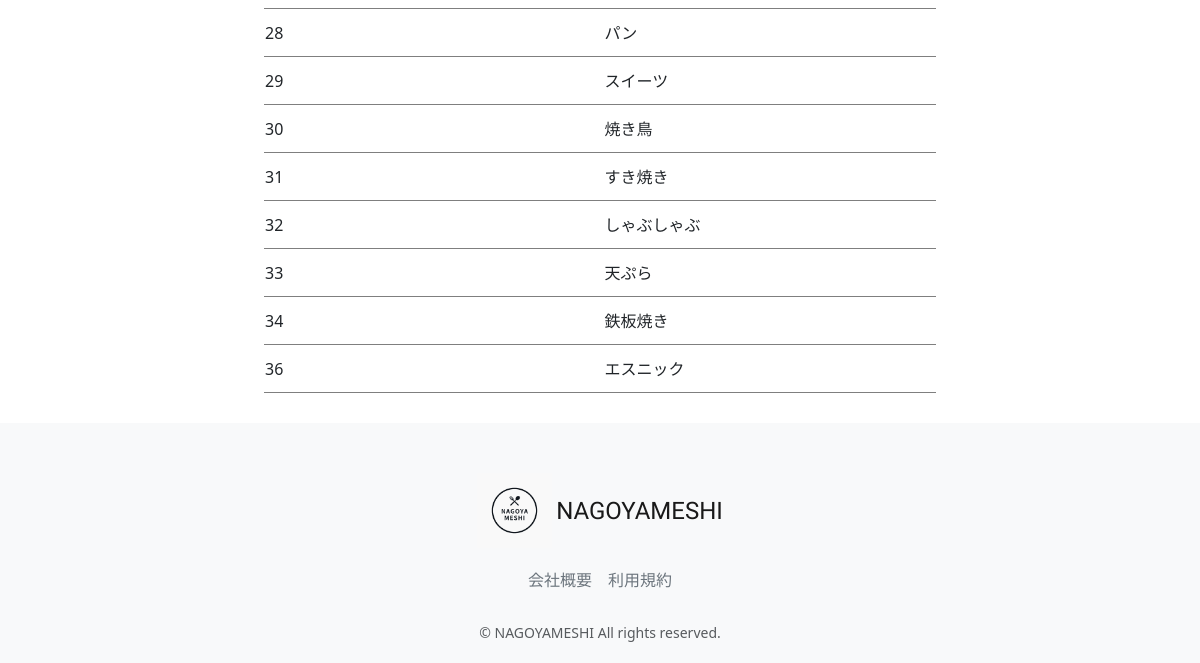
/accounts/management/category-list (signed in, lower part), run on an earlier commit of the app's database.
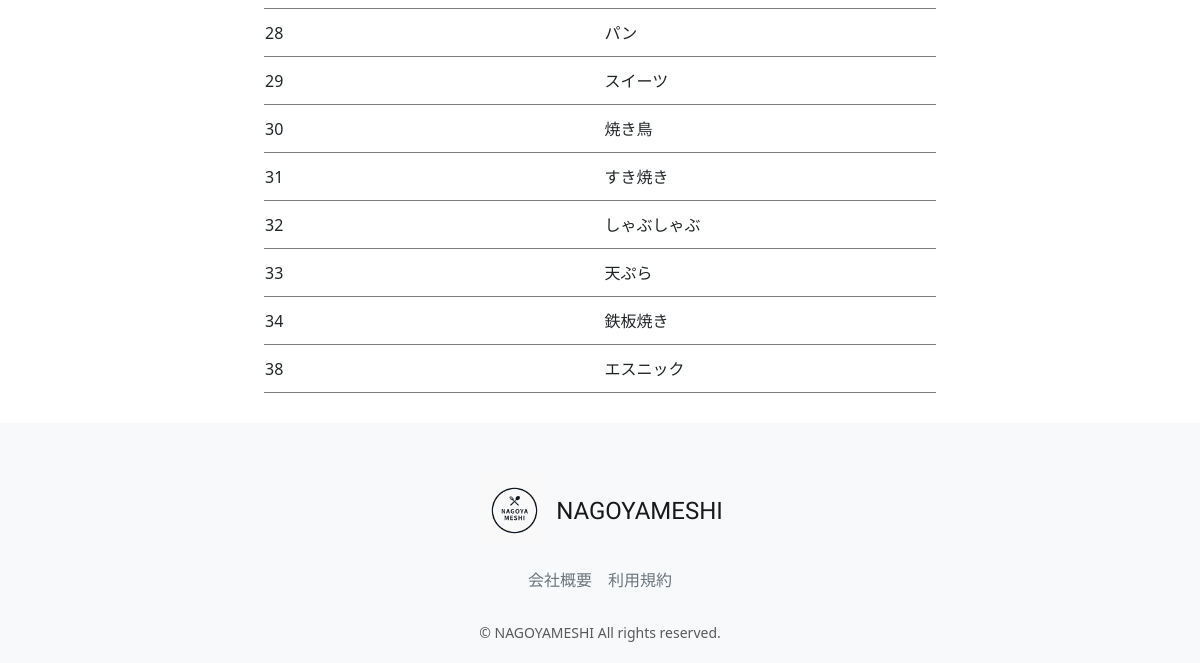
And on a later commit of the database.
### restaurant/models.py (models this page shows, shortened)
class Category(models.Model):
    name = models.CharField(verbose_name='カテゴリー名', max_length=64)
    photo = models.ImageField(verbose_name='写真', blank=True, null=True)
    class Meta:
        verbose_name_plural = 'Category'

### accounts/views.py (the view)
# urls.py: path("management/category-list",views.ManagementCategoryListView.as_view(), name="category_list"),
class ManagementCategoryListView(onlyMnagementUserMixin, generic.ListView):
    template_name = "management/category_list.html"
    model = Category
    def get_context_data(self, **kwargs):
        context = super().get_context_data(**kwargs)
        context["selected"] = "category"
        return context

### accounts/mixins.py (called while the page is built)
    def test_func(self):
        user = self.request.user
        return user.is_staff

### accounts/templates/management/category_list.html (shortened to what this page needs)
{% extends "management/manage_base.html" %}
{% load static %}
{% block sub_content %}
  <table class="manage_list">
    <tbody>
      {% for category in object_list %}
        <tr onclick="location.href='{% url 'category_update' pk=category.pk %}'">
          <td>{{ category.pk }}</td>
          <td>{{ category.name }}</td>
        </tr>
      {% endfor %}
    </tbody>
  </table>
{% endblock %}

What changed in the data, as far as the page shows it:
removed Category: pk "36", name "エスニック"
added Category: pk "38", name "エスニック"
